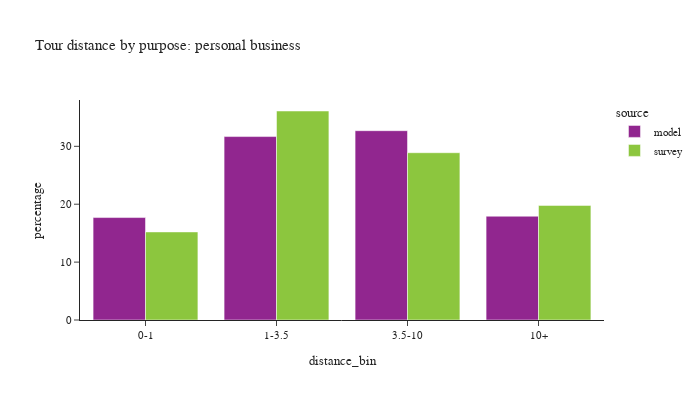

The notebook cell this image was saved under:
### Code cell
plot_bins(tour, tour['pdpurp'] == 4, 'personal business')

### Figure 1 — Plotly figure (JSON) as saved in the notebook; plotly's stock layout.template omitted (floating-point values rounded to 4 significant figures)
{"data": [{"alignmentgroup": "True", "customdata": [[95188], [170429], [175879], [96410]], "hovertemplate": "source=model<br>distance_bin=%{x}<br>percentage=%{y}<br>sample count=%{customdata[0]}<extra></extra>", "legendgroup": "model", "marker": {"color": "#91268F", "pattern": {"shape": ""}}, "name": "model", "offsetgroup": "model", "orientation": "v", "showlegend": true, "textposition": "auto", "type": "bar", "x": ["0-1", "1-3.5", "3.5-10", "10+"], "xaxis": "x", "y": [17.7, 31.68, 32.7, 17.92], "yaxis": "y"}, {"alignmentgroup": "True", "customdata": [[161], [285], [265], [137]], "hovertemplate": "source=survey<br>distance_bin=%{x}<br>percentage=%{y}<br>sample count=%{customdata[0]}<extra></extra>", "legendgroup": "survey", "marker": {"color": "#8CC63E", "pattern": {"shape": ""}}, "name": "survey", "offsetgroup": "survey", "orientation": "v", "showlegend": true, "textposition": "auto", "type": "bar", "x": ["0-1", "1-3.5", "3.5-10", "10+"], "xaxis": "x", "y": [15.21, 36.1, 28.89, 19.79], "yaxis": "y"}], "layout": {"barmode": "group", "font": {"size": 11}, "height": 400, "legend": {"title": {"text": "source"}, "tracegroupgap": 0}, "title": {"text": "Tour distance by purpose: personal business"}, "width": 700, "xaxis": {"anchor": "y", "domain": [0.0, 1.0], "title": {"text": "distance_bin"}}, "yaxis": {"anchor": "x", "domain": [0.0, 1.0], "title": {"text": "percentage"}}}}
